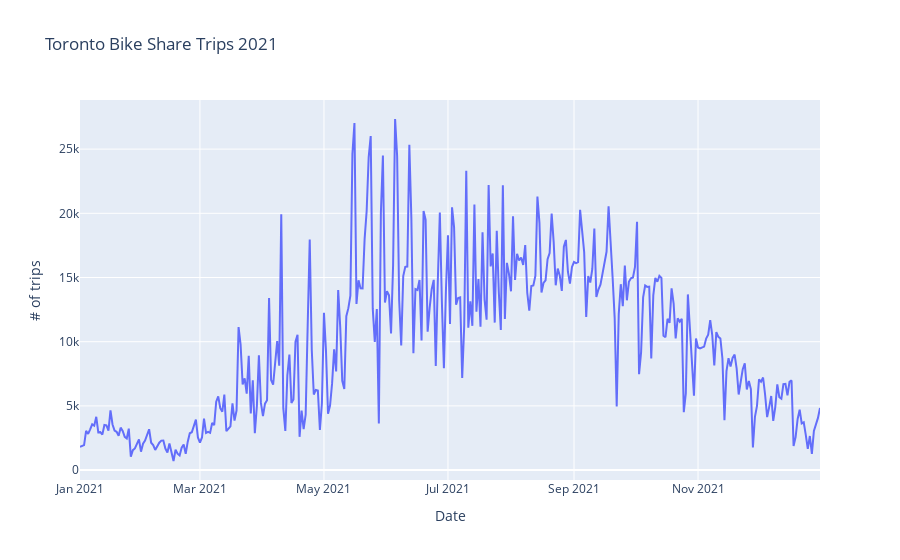

The notebook cell this image was saved under:
### Code cell
fig = px.line(byDate, x='Start Time', y='Start Station Id', 
              labels={'Start Time':'Date', 'Start Station Id':'# of trips'}, 
              title='Toronto Bike Share Trips 2021')
fig.show()

### Figure 1 — Plotly figure (JSON) as saved in the notebook; plotly's stock layout.template omitted (floating-point values rounded to 4 significant figures; data arrays with more than 128 entries replaced by an {"elided": "..."} marker saying what was removed)
{"data": [{"hovertemplate": "Date=%{x}<br># of trips=%{y}<extra></extra>", "legendgroup": "", "line": {"color": "#636efa", "dash": "solid"}, "marker": {"symbol": "circle"}, "mode": "lines", "name": "", "orientation": "v", "showlegend": false, "type": "scatter", "x": {"elided": "365 str values"}, "xaxis": "x", "y": {"elided": "365 int values"}, "yaxis": "y"}], "layout": {"legend": {"tracegroupgap": 0}, "title": {"text": "Toronto Bike Share Trips 2021"}, "xaxis": {"anchor": "y", "domain": [0, 1], "title": {"text": "Date"}}, "yaxis": {"anchor": "x", "domain": [0, 1], "title": {"text": "# of trips"}}}}
